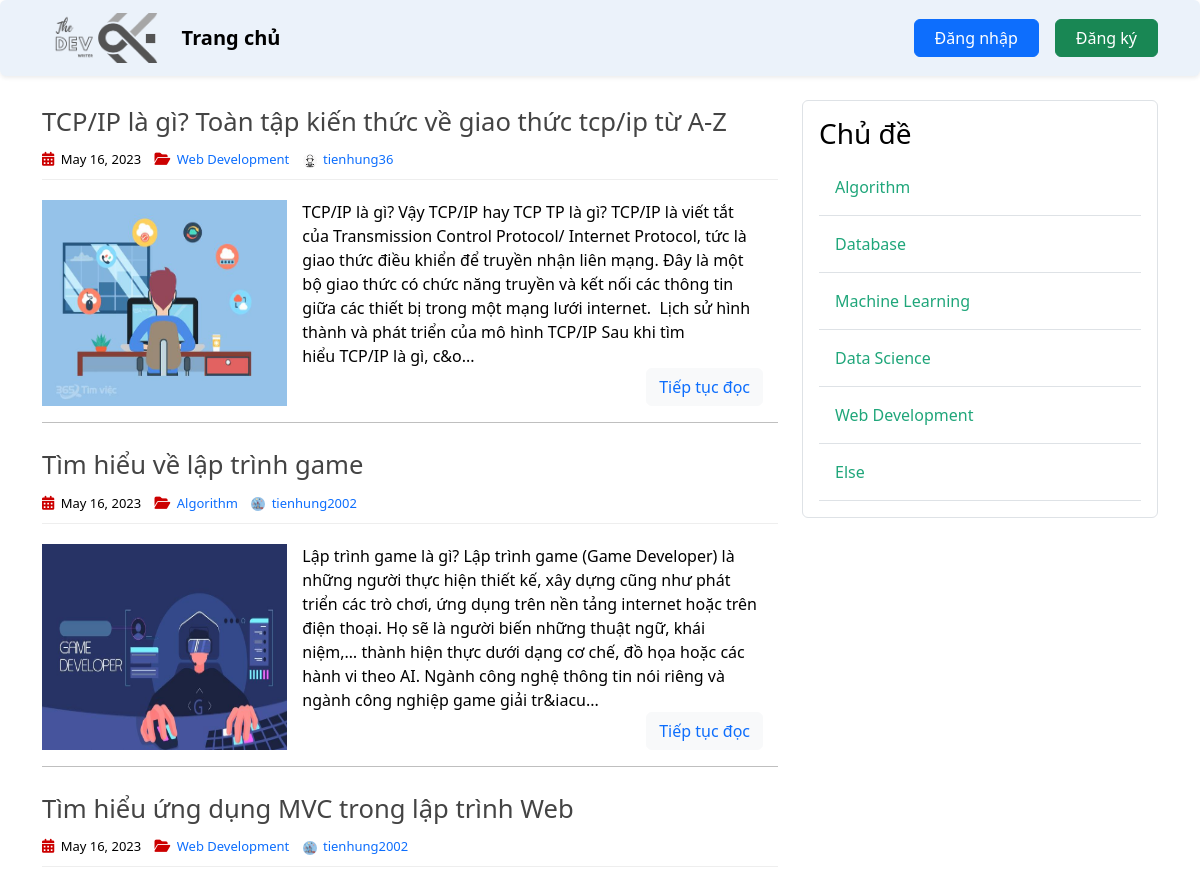
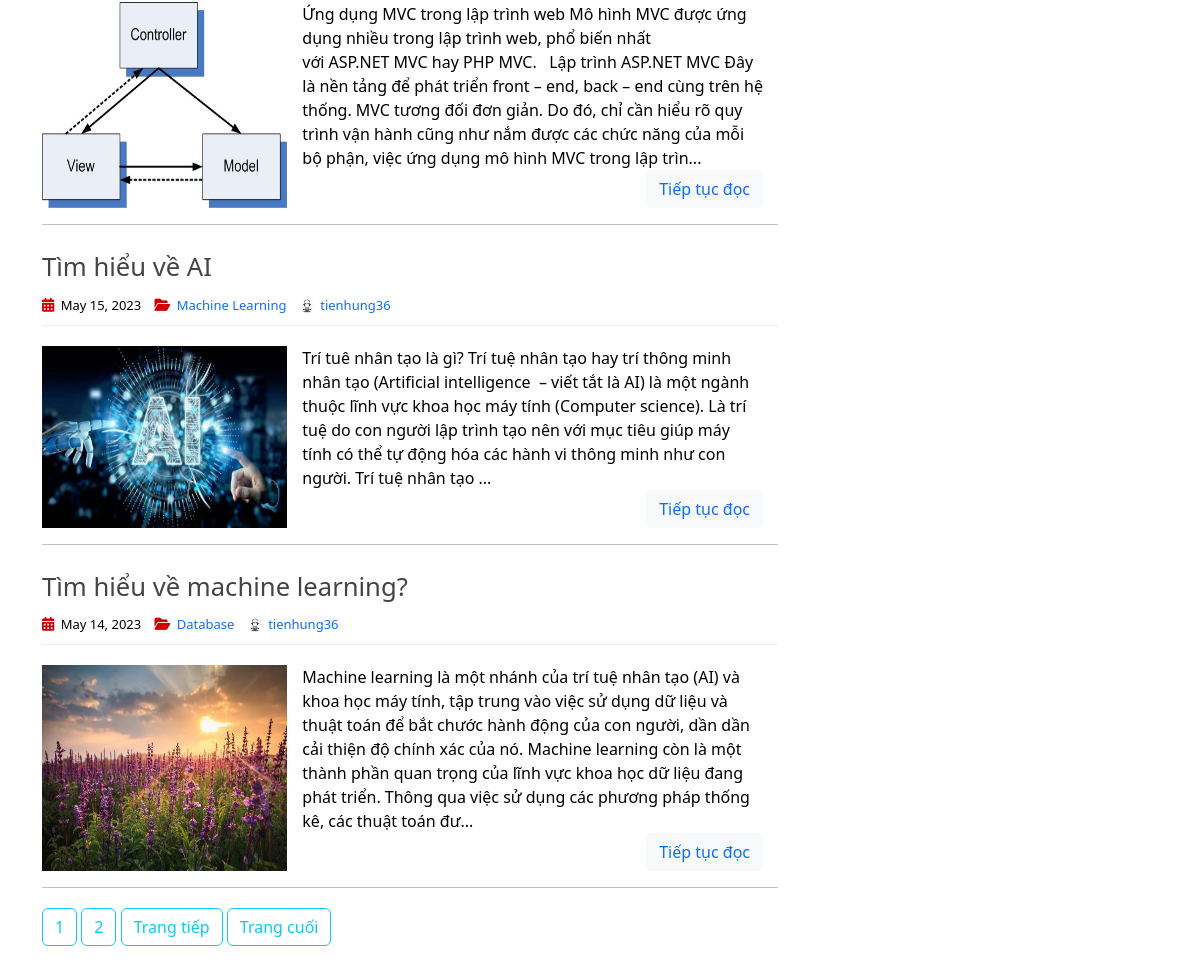
The page / on the database its author committed (2 pictures, top to bottom).
### post_app/models.py (models this page shows, shortened)
class Post(models.Model):
    title = models.CharField(max_length=256)
    content = RichTextField(blank=True, null=True)
    date_posted = models.DateTimeField(default=timezone.now)
    author = models.ForeignKey(User, on_delete=models.CASCADE)
    image = models.ImageField(
        default='post_default.jpg', upload_to='post_pics')
    topic = models.ForeignKey(
        Topic, on_delete=models.CASCADE, null=True, blank=False)

class Topic(models.Model):
    name = models.CharField(max_length=256)

### user_app/models.py (models this page shows, shortened)
class Profile(models.Model):
    user = models.OneToOneField(User, on_delete=models.CASCADE)
    avatar = models.ImageField(default='default.jpg', upload_to='profile_pics')

### post_app/views.py (the view)
# urls.py: path('', HomeListView.as_view(), name='home'),
class HomeListView(ListView):
    model = Post
    template_name = 'post/home.html'
    context_object_name = 'posts'
    ordering = ['-date_posted']
    paginate_by = 5
    queryset: Post.objects.all()
    def get_context_data(self, **kwargs):
        context = super(HomeListView, self).get_context_data(**kwargs)
        context['topics'] = Topic.objects.all()
        return context

### post_app/templates/post/home.html (shortened to what this page needs)
{% extends 'base.html' %}
{% load static %}
{% block post_content %}
<head>
    <link rel="stylesheet" type="text/css" href="{% static 'article/home.css' %}">
</head>
{% for post in posts %}
<article>
    <header>
        <h2>
            <a href="{% url 'post-detail' post.id %}" class="post-title">
                {{ post.title }}
            </a>
        </h2>
        <div class="entry-meta">
            <span>
                <i class="fa-solid fa-calendar-days"></i>
                {{ post.date_posted | date:"F d, Y" }}
            </span>
            <span>
                <i class="fa-solid fa-folder-open"></i>
                <a href="{% url 'topic-posts' post.topic.id %}" class="topic-link">
                    {{ post.topic.name }}
                </a>
            </span>
            <span>
                <img class="rounded-circle account-img" src="{{ post.author.profile.avatar.url }}" alt="account-image">
                <a href="{% url 'user-posts' post.author.username %}" class="ms-auto">{{ post.author }}</a>
            </span>
        </div>
    </header>
    <div class="entry-content">
        <img class="col-sm-4" src="{{ post.image.url }}" alt="image">
        <div class="post-content">
            <div class="truncate-content">
                {% if post.content|length > 550 %}
                    {{ post.content|striptags|safe|slice:":550" }}...
                {% else %}
                    {{ post.content|striptags|safe }}
                {% endif %}
            </div>
            <p>
                <button type="button" class="btn btn-light">
                    <a href="{% url 'post-detail' post.id %}">
                        Tiếp tục đọc
                    </a>
                </button>
            </p>
        </div>
    </div>
    <hr class="section-divider">
</article>
{% endfor%}
{% if is_paginated %}
{% for num in page_obj.paginator.page_range %}
{% if page_obj.number == num %}
<a class="btn btn-outline-info mb-4" href="?page={{ num }}">{{ num }}</a>
{% elif num > page_obj.number|add:'-3' and num < page_obj.number|add:'3' %} <a class="btn btn-outline-info mb-4"
    href="?page={{ num }}">{{ num }}</a>
    {% endif %}
    {% endfor %}
    {% if page_obj.has_next %}
    <a class="btn btn-outline-info mb-4" href="?page={{ page_obj.next_page_number }}">Trang tiếp</a>
    <a class="btn btn-outline-info mb-4" href="?page={{ page_obj.paginator.num_pages }}">Trang cuối</a>
    {% endif%}
    {% endif%}
    {% endblock post_content %}
    {% block topic_content %}
    {% include 'topic/topic_sidebar.html' %}
    {% endblock topic_content %}

### templates/base.html (shortened to what this page needs)
{% load static %}
<!DOCTYPE html>
<html lang="en">
<head>
    <link href="https://cdn.jsdelivr.net/npm/bootstrap@5.2.0-beta1/dist/css/bootstrap.min.css" rel="stylesheet">
    <link rel="stylesheet" type="text/css" href="{% static 'css/main.css' %}">
    <link rel="stylesheet" href="https://cdnjs.cloudflare.com/ajax/libs/font-awesome/6.1.1/css/all.min.css" />
</head>
<body>
    <header>
        <nav class="navbar navbar-expand-md fixed-top navbar-light shadow-sm rounded">
            <div class="container">
                <a href="{% url 'home' %}" class="navbar-brand mr-4">
                    <img id="logo" src="{% static 'images/logo.png' %}" alt="logo">
                </a>
                <div class="collapse navbar-collapse">
                    <div class="navbar-nav">
                        <a href="{% url 'home' %}" class="nav-item nav-link fs-5 fw-bold">Trang chủ</a>
                    </div>
                    <div class="navbar-nav">
                        {% if user.is_authenticated %}
                            <div class="dropdown nav-item nav-link">
                                <div type="button" id="dropdownMenuButton1" data-bs-toggle="dropdown" aria-expanded="false">
                                    <span>{{ user.username }}</span>
                                    <img src="{{ user.profile.avatar.url }}" alt="avatar" class="rounded-circle navbar-avatar-img">
                                </div>
                                <ul class="dropdown-menu" aria-labelledby="dropdownMenuButton1">
                                    <li>
                                        <a class="dropdown-item" href="{% url 'profile' %}">
                                            <i class="fa-solid fa-user"></i>
                                            Hồ sơ
                                        </a>
                                    </li>
                                    <li class="divider"></li>
                                    <li>
                                        <a class="dropdown-item" href="{% url 'post-create' %}">
                                            <i class="fa-solid fa-file-circle-plus"></i>
                                            Đăng bài
                                        </a>
                                    </li>
                                    <li class="divider"></li>
                                    <li>
                                        <a class="dropdown-item" href="{% url 'logout' %}">
                                            <i class="fa-solid fa-arrow-right-from-bracket"></i>
                                            Đăng xuất
                                        </a>
                                    </li>
                                </ul>
                            </div>
                        {% else %}
                            <button type="button" class="btn btn-primary me-3">
                                <a href="{% url 'login' %}" class="nav-item nav-link text-login">Đăng nhập</a>
                            </button>
                            <button type="button" class="btn btn-success">
                                <a href="{% url 'register' %}" class="nav-item nav-link text-signup">Đăng ký</a>
                            </button>
                        {% endif %}
                    </div>
                </div>
            </div>
        </nav>
    </header>
    <main role="main" class="container">
        <div class="row">
            <div class="col-md-8">
                {% block post_content %}{% endblock %}
            </div>
            <div class="col-md-4">
                {% block topic_content %}{% endblock %}
            </div>
        </div>
    </main>
</html>

### post_app/templates/topic/topic_sidebar.html
<div class="content-section border p-3 rounded">
    <h3>Chủ đề</h3>
    {% for topic in topics %}
        <a href="{% url 'topic-posts' topic.id %}" class="topic-link">
            <div class="border-bottom w-100 p-3">
                {{topic.name}}
            </div>
        </a>
    {% endfor%}
</div>

### tech_forum/static/css/main.css (style rules this page uses)
body { color: #000; margin-top: 5rem; }
a, a:hover { text-decoration: none; }
header > nav { background-color: #EBF2FA !important; }
.navbar-expand-md .navbar-collapse { justify-content: space-between; }
.nav-item.nav-link { display: inline; color: #000; }
#logo { height: 50px; }
.text-login, .text-signup { color: white !important; }
main { margin-top: 100px; }

### post_app/static/article/home.css (style rules this page uses)
a, a:hover { text-decoration: none; }
article { margin-bottom: 20px; }
article header { border-bottom: 1px solid #eee; padding-bottom: 9px; }
.post-title { color: #444; font-size: 1.6rem; }
.entry-meta span { font-size: 13px; margin-right: 10px; }
.entry-meta i { font-size: 14px; margin-right: 3px; color: #cc0000; }
.account-img { height: 14px; width: 14px; margin-right: 3px; border: #cc0000; }
.entry-content { display: flex; flex-direction: row; margin-top: 20px; }
.post-content { display: flex; flex-direction: column; justify-content: space-between; align-items: flex-end; min-height: 1px; padding-right: 15px; padding-left: 15px; }
.post-content > * { margin-bottom: 0; }
.topic-link div { color: #1fa67a; }

### rows shown on the page
Post: title "TCP/IP là gì? Toàn tập kiến thức về giao thức tcp/ip từ A-Z", date_posted "May 16, 2023", topic.name "Web Development", author.profile.avatar (placeholder picture), author "tienhung36", image (picture), content "TCP/IP là gì? Vậy TCP/IP hay TCP TP là gì? TCP/IP là viết tắt của Transmission Control Protocol/ Internet Protocol, tức là giao thức điều khiển để truyền nhận liên mạng. Đây là một bộ giao thức có chức năng truyền và kết nối các thông tin giữa các thiết bị trong một mạng lưới internet. Lịch sử hình thành và phát triển của mô hình TCP/IP Sau khi tìm hiểu TCP/IP là gì, c&o"
Post: title "Tìm hiểu về lập trình game", date_posted "May 16, 2023", topic.name "Algorithm", author.profile.avatar (picture), author "tienhung2002", image (picture), content "Lập trình game là gì? Lập trình game (Game Developer) là những người thực hiện thiết kế, xây dựng cũng như phát triển các trò chơi, ứng dụng trên nền tảng internet hoặc trên điện thoại. Họ sẽ là người biến những thuật ngữ, khái niệm,… thành hiện thực dưới dạng cơ chế, đồ họa hoặc các hành vi theo AI. Ngành công nghệ thông tin nói riêng và ngành công nghiệp game giải tr&iacu"
Post: title "Tìm hiểu ứng dụng MVC trong lập trình Web", date_posted "May 16, 2023", topic.name "Web Development", author.profile.avatar (picture), author "tienhung2002", image (picture), content "Ứng dụng MVC trong lập trình web Mô hình MVC được ứng dụng nhiều trong lập trình web, phổ biến nhất với ASP.NET MVC hay PHP MVC. Lập trình ASP.NET MVC Đây là nền tảng để phát triển front – end, back – end cùng trên hệ thống. MVC tương đối đơn giản. Do đó, chỉ cần hiểu rõ quy trình vận hành cũng như nắm được các chức năng của mỗi bộ phận, việc ứng dụng mô hình MVC trong lập trìn"
Post: title "Tìm hiểu về AI", date_posted "May 15, 2023", topic.name "Machine Learning", author.profile.avatar (placeholder picture), author "tienhung36", image (picture), content "Trí tuê nhân tạo là gì? Trí tuệ nhân tạo hay trí thông minh nhân tạo (Artificial intelligence – viết tắt là AI) là một ngành thuộc lĩnh vực khoa học máy tính (Computer science). Là trí tuệ do con người lập trình tạo nên với mục tiêu giúp máy tính có thể tự động hóa các hành vi thông minh như con người. Trí tuệ nhân tạo"
Post: title "Tìm hiểu về machine learning?", date_posted "May 14, 2023", topic.name "Database", author.profile.avatar (placeholder picture), author "tienhung36", image (placeholder picture), content "Machine learning là một nhánh của trí tuệ nhân tạo (AI) và khoa học máy tính, tập trung vào việc sử dụng dữ liệu và thuật toán để bắt chước hành động của con người, dần dần cải thiện độ chính xác của nó. Machine learning còn là một thành phần quan trọng của lĩnh vực khoa học dữ liệu đang phát triển. Thông qua việc sử dụng các phương pháp thống kê, các thuật toán đư"
Topic: name "Algorithm"
Topic: name "Database"
Topic: name "Machine Learning"
Topic: name "Data Science"
Topic: name "Web Development"
Topic: name "Else"

### other values the page prints
{{ num }} "1"
{{ num }} "2"
